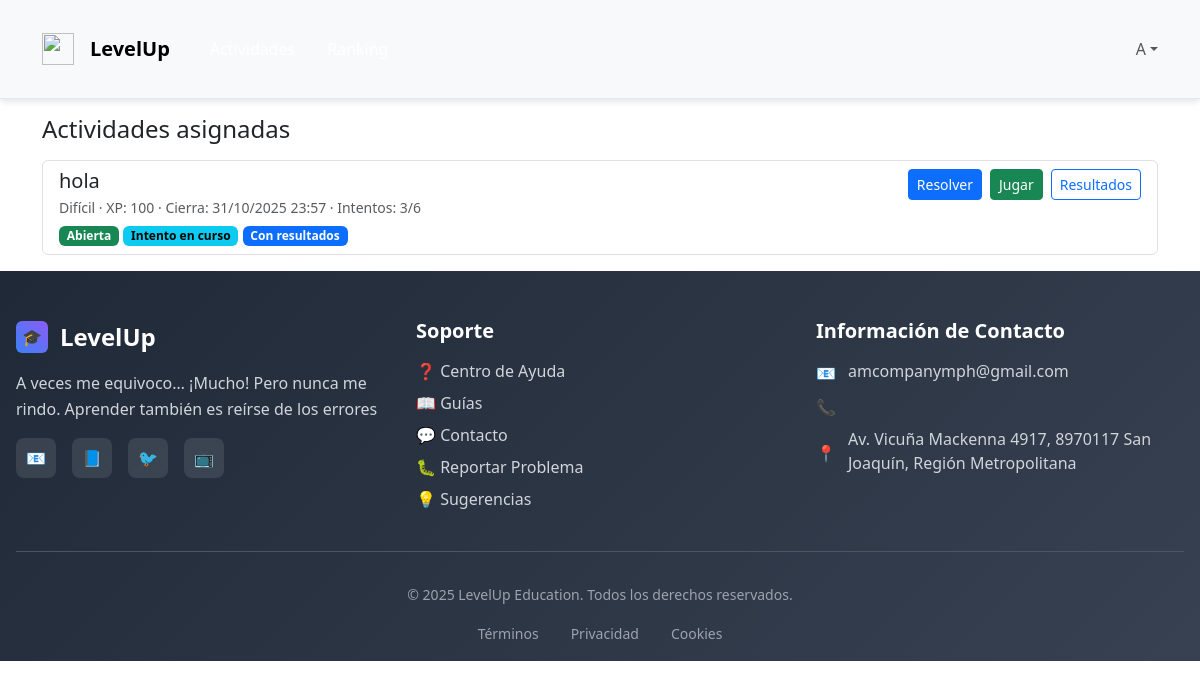
Before: /actividades/estudiante/ (signed in) with the older database file.
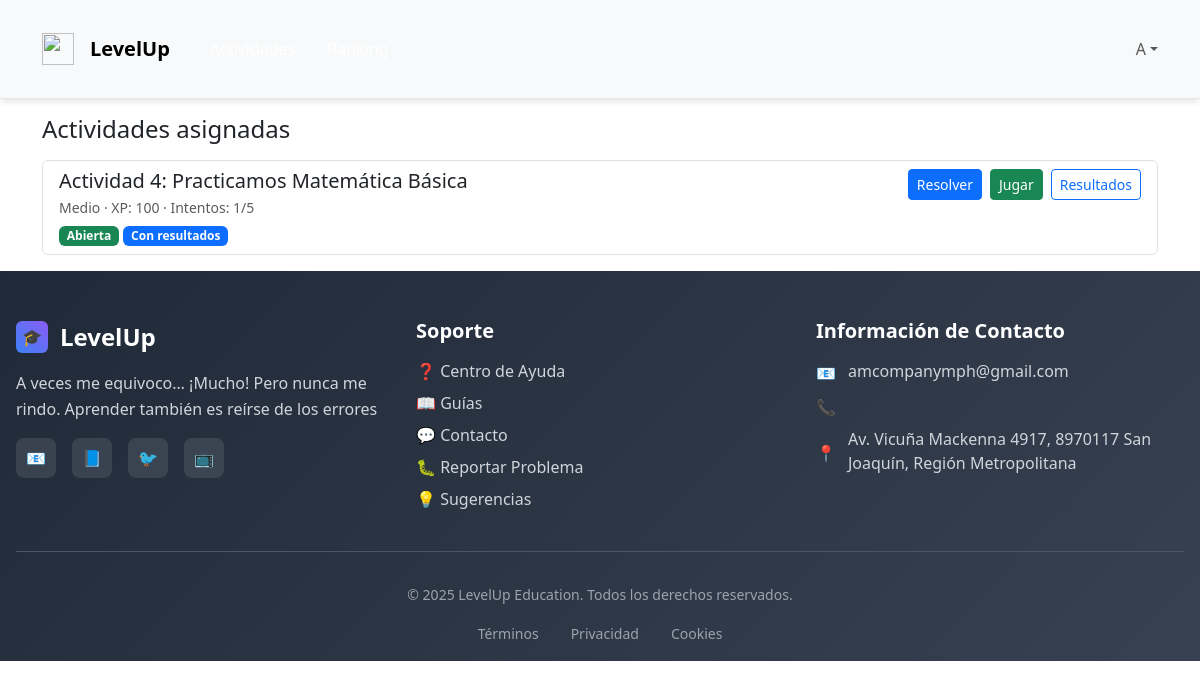
After: the same page with the newer database file.
### LevelUp/models.py (models this page shows, shortened)
class Actividad(models.Model):
    class Tipo(models.TextChoices):
        QUIZ = "quiz", "Quiz"
        JUEGO = "juego", "Juego"
        VIDEO = "video", "Video"
        TAREA = "tarea", "Tarea"
    class Dificultad(models.IntegerChoices):
        FACIL = 1, "Fácil"
        MEDIO = 2, "Medio"
        DIFICIL = 3, "Difícil"
    titulo = models.CharField(max_length=150)
    descripcion = models.TextField()
    tipo = models.CharField(max_length=20, choices=Tipo.choices)
    dificultad = models.IntegerField(
        choices=Dificultad.choices,
        default=Dificultad.MEDIO,
        validators=[MinValueValidator(1), MaxValueValidator(3)]
    )
    recurso = models.ForeignKey(Recurso, on_delete=models.SET_NULL, null=True, blank=True)
    recompensa = models.ForeignKey(Recompensa, on_delete=models.SET_NULL, null=True, blank=True)
    docente = models.ForeignKey(
        Docente, on_delete=models.SET_NULL, null=True, blank=True, related_name="actividades_creadas"
    )
    es_publicada = models.BooleanField(default=False)
    fecha_publicacion = models.DateTimeField(null=True, blank=True)
    fecha_cierre = models.DateTimeField(null=True, blank=True)
    xp_total = models.PositiveIntegerField(default=100, help_text="XP base proporcional al puntaje obtenido")
    intentos_max = models.PositiveSmallIntegerField(
        default=1,
        validators=[MinValueValidator(1), MaxValueValidator(20)],
        help_text="Número máximo de intentos por estudiante (1–20)."
    )
    estudiantes = models.ManyToManyField(
        'Estudiante', through='AsignacionActividad', related_name='actividades', blank=True
    )

### LevelUp/views.py (the view)
# urls.py: path("actividades/estudiante/", views.estudiante_mis_actividades, name="estudiante_lista"),
@login_required
def estudiante_mis_actividades(request):
    if not es_estudiante(request.user):
        raise Http404
    estudiante = get_object_or_404(Estudiante, usuario=request.user)
    act_qs = (
        Actividad.objects
        .filter(es_publicada=True, asignacionactividad__estudiante=estudiante)
        .distinct()
        .order_by("-fecha_publicacion", "-id")
    )
    subs_counts = (
        Submission.objects
        .filter(estudiante=estudiante, actividad__in=act_qs)
        .values("actividad")
        .annotate(
            total=Count("id"),
            abiertos=Count("id", filter=Q(finalizado=False)),
            finalizados=Count("id", filter=Q(finalizado=True)),
        )
    )
    counts_map = {row["actividad"]: row for row in subs_counts}
    overrides = (
        AsignacionActividad.objects
        .filter(estudiante=estudiante, actividad__in=act_qs)
        .values("actividad_id", "intentos_permitidos")
    )
    ov_map = {r["actividad_id"]: r["intentos_permitidos"] for r in overrides if r["intentos_permitidos"]}
    now = timezone.now()
    rows = []
    for a in act_qs:
        c = counts_map.get(a.id, {"total": 0, "abiertos": 0, "finalizados": 0})
        usados = int(c["total"])
        abiertos = int(c["abiertos"])
        finalizados = int(c["finalizados"])
        cerrada = bool(a.fecha_cierre and now > a.fecha_cierre)
        max_for_student = ov_map.get(a.id) or (a.intentos_max or 1)
        puede_intentar = (not cerrada) and (usados < max_for_student)
        tiene_abierto = abiertos > 0
        tiene_resultados = finalizados > 0
        rows.append({
            "a": a,
            "usados": usados,
            "max": max_for_student,
            "tiene_abierto": tiene_abierto,
            "puede_intentar": puede_intentar,
            "tiene_resultados": tiene_resultados,
            "cerrada": cerrada,
        })
    return render(
        request,
        "LevelUp/actividades/estudiante_lista.html",
        {"rows": rows, "actividades": [r["a"] for r in rows]}
    )

### LevelUp/views.py (called while the page is built)
def es_estudiante(user) -> bool:
    return getattr(user, "rol", None) == Usuario.Rol.ESTUDIANTE

### LevelUp/templates/LevelUp/actividades/estudiante_lista.html (shortened to what this page needs)
{% extends "LevelUp/base.html" %}
{% block content %}
<div class="container py-3">
  <h1 class="h4 mb-3">Actividades asignadas</h1>
  <div class="list-group">
    {% for r in rows %}
      {% with a=r.a %}
      <div class="list-group-item">
        <div class="d-flex w-100 justify-content-between align-items-start">
          <div>
            <h5 class="mb-1">{{ a.titulo }}</h5>
            <div class="small text-muted">
              {{ a.get_dificultad_display }} · XP: {{ a.xp_total }}
              {% if a.fecha_cierre %} · Cierra: {{ a.fecha_cierre|date:"d/m/Y H:i" }}{% endif %}
              · Intentos: {{ r.usados }}/{{ r.max }}
            </div>
            <div class="mt-1">
              {% if r.cerrada %}
                <span class="badge text-bg-secondary">Cerrada</span>
              {% else %}
                <span class="badge text-bg-success">Abierta</span>
              {% endif %}
              {% if r.tiene_abierto %}
                <span class="badge text-bg-info">Intento en curso</span>
              {% endif %}
              {% if r.tiene_resultados %}
                <span class="badge text-bg-primary">Con resultados</span>
              {% endif %}
            </div>
          </div>
          <div class="d-flex flex-wrap gap-2">
            <a
              class="btn btn-sm {% if r.puede_intentar or r.tiene_abierto %}btn-primary{% else %}btn-outline-secondary disabled{% endif %}"
              href="{% if r.puede_intentar or r.tiene_abierto %}{% url 'resolver' a.pk %}{% else %}#{% endif %}">
              Resolver
            </a>
            <a
              class="btn btn-sm {% if r.puede_intentar or r.tiene_abierto %}btn-success{% else %}btn-outline-secondary disabled{% endif %}"
              href="{% if r.puede_intentar or r.tiene_abierto %}{% url 'resolver' a.pk %}?modo=play{% else %}#{% endif %}">
              Jugar
            </a>
            <a
              class="btn btn-sm {% if r.tiene_resultados %}btn-outline-primary{% else %}btn-outline-secondary disabled{% endif %}"
              href="{% if r.tiene_resultados %}{% url 'resolver_resultado' a.pk %}{% else %}#{% endif %}">
              Resultados
            </a>
          </div>
        </div>
      </div>
      {% endwith %}
    {% empty %}
      <div class="alert alert-info">No tienes actividades por ahora.</div>
    {% endfor %}
  </div>
</div>
{% endblock %}

Changed rows visible on the page:
no longer on this page (row unchanged): Actividad: a.titulo "hola", a.dificultad "Difícil", a.xp_total "100", a.fecha_cierre "31/10/2025 23:57", usados "3", max "6", shows "Intento en curso"
added Actividad: a.titulo "Actividad 4: Practicamos Matemática Básica", a.dificultad "Medio", a.xp_total "100", usados "1", max "5"
